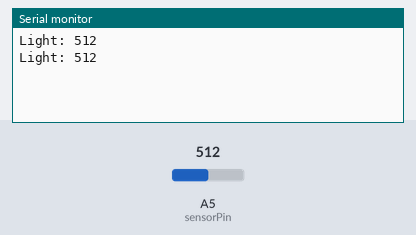
The sketch below on a simulated Arduino Uno, built with avr-gcc and run on an emulated ATmega328P. On the bench: the last lines printed to the serial monitor. The inputs (shaded band) are chosen by the test bench; at power-on: A5 (sensorPin) = 512.

Above: at 1.2 s.
1.3 s: A5 (sensorPin) set to 716
At 2.3 s:
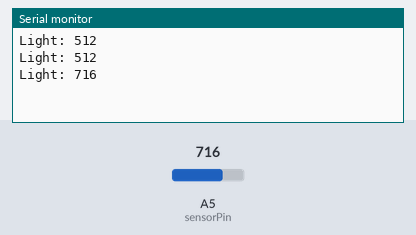
2.8 s: A5 (sensorPin) set to 900
At 3.8 s:
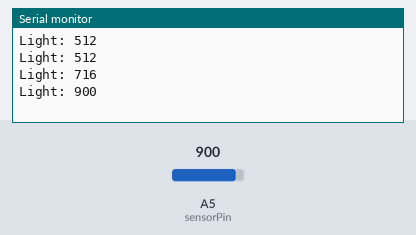
Timing chart, 0 to 5.8 s (numbered marks = the images above; inputs shaded):
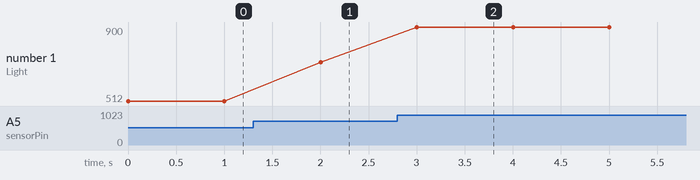

Measured:
- after the input at 1.3 s, the serial monitor: prints a new line after 0.70 s (image 1)
- after the input at 2.8 s, the serial monitor: prints a new line after 0.20 s (image 2)
- plotted number 1: 512 → 716 after the input at 1.3 s, 716 → 900 after the input at 2.8 s

The sketch:

acc.ino.ino
```cpp
const int sensorPin = 5;

// We'll also set up some global variables for the light level a calibration value and
//and a raw light value
int lightCal;
int lightVal;


void setup()
{
  Serial.begin(9600);
  // We'll set up the LED pin to be an output.
  lightCal = analogRead(sensorPin);
  //we will take a single reading from the light sensor and store it in the lightCal
  //variable. This will give us a prelinary value to compare against in the loop
}


void loop()
{
  //Take a reading using analogRead() on sensor pin and store it in lightVal
  lightVal = analogRead(sensorPin);
  Serial.print("Light: ");
  Serial.println(lightVal);
  delay(1000);//take a reading every second

}
```
